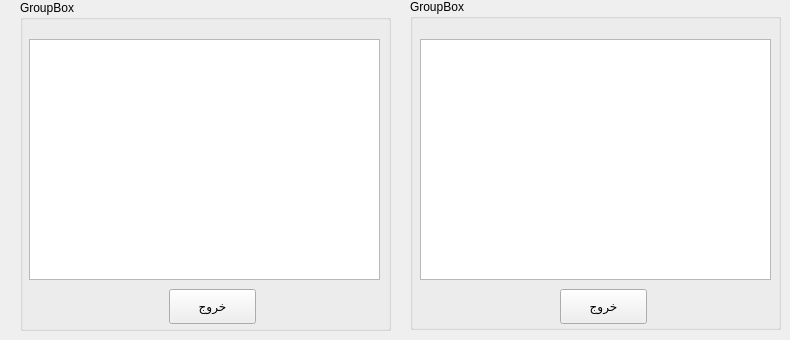
   <widget class="QWidget" name="tab">
    <attribute name="title">
     <string>استخلاص</string>
    </attribute>
    <widget class="QGroupBox" name="groupBox_2">
     <property name="geometry">
      <rect>
       <x>410</x>
       <y>-1</y>
       <width>371</width>
       <height>331</height>
      </rect>
     </property>
     <property name="title">
      <string>GroupBox</string>
     </property>
     <widget class="QTableWidget" name="tableWidget">
      <property name="geometry">
       <rect>
        <x>10</x>
        <y>40</y>
        <width>351</width>
        <height>241</height>
       </rect>
      </property>
     </widget>
     <widget class="QPushButton" name="logOut_Button_2">
      <property name="geometry">
       <rect>
        <x>150</x>
        <y>290</y>
        <width>87</width>
        <height>35</height>
       </rect>
      </property>
      <property name="text">
       <string>خروج</string>
      </property>
     </widget>
    </widget>
    <widget class="QGroupBox" name="groupBox_3">
     <property name="geometry">
      <rect>
       <x>20</x>
       <y>0</y>
       <width>371</width>
       <height>331</height>
      </rect>
     </property>
     <property name="title">
      <string>GroupBox</string>
     </property>
     <widget class="QTableWidget" name="tableWidget_2">
      <property name="geometry">
       <rect>
        <x>9</x>
        <y>39</y>
        <width>351</width>
        <height>241</height>
       </rect>
      </property>
     </widget>
     <widget class="QPushButton" name="logOut_Button_3">
      <property name="geometry">
       <rect>
        <x>149</x>
        <y>289</y>
        <width>87</width>
        <height>35</height>
       </rect>
      </property>
      <property name="text">
       <string>خروج</string>
      </property>
     </widget>
    </widget>
   </widget>
